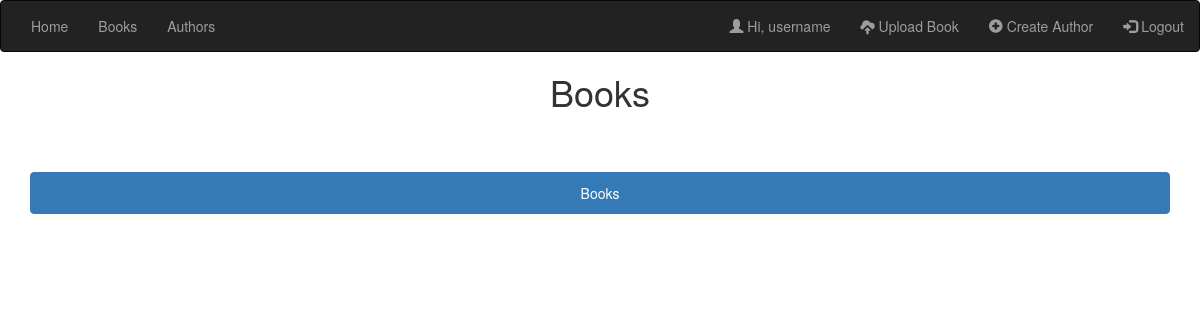
/all_books/ (signed in), run on an earlier commit of the app's database.
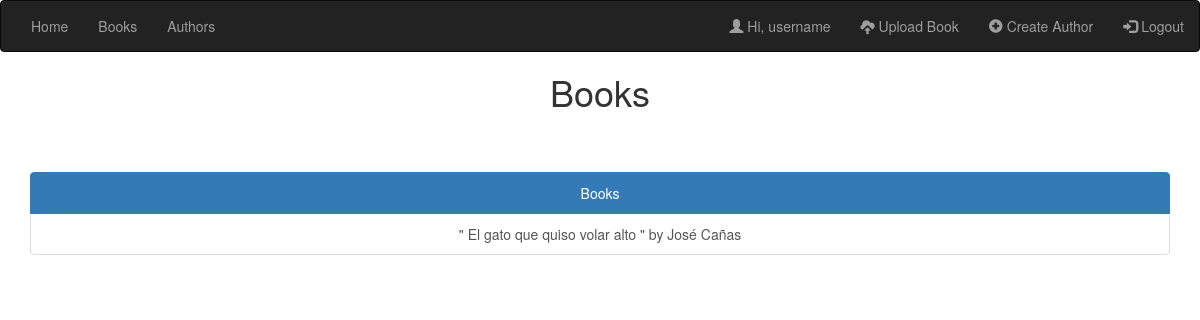
And on a later commit of the database.
### catalog/models.py (models this page shows, shortened)
class Book (models.Model):
    title = models.CharField(max_length=128, help_text="Write the title of the book")
    author = models.ForeignKey(Author, on_delete=models.SET_DEFAULT, default=1)
    summary = models.TextField(max_length=500, help_text="Write a brief summary of the book")
    isbn = models.CharField('ISBN', max_length=13, help_text="Write ISBN, 13 Characters")
    genre = models.ManyToManyField(Genre, help_text="Choose the genre")
    language = models.ManyToManyField(Language, help_text="Choose the language")
    date_published = models.DateField(null=True)
    picture = models.ImageField(default="default.png", null=False)
    user = models.ForeignKey(User, default=1, on_delete=models.CASCADE)

class Author(models.Model):
    first_name = models.CharField(max_length=32)
    second_name = models.CharField(max_length=32)
    native_language = models.ForeignKey(Language, on_delete=models.SET_NULL, null=True,
                                           help_text="Choose a language")
    user = models.ForeignKey(User, default=1, on_delete=models.CASCADE)
    def __str__(self):
        return '%s  %s' % (self.first_name, self.second_name)

### catalog/views.py (the view)
# urls.py: path('all_books/', views.libros, name='all_books'),
def libros(request):
    book = Book.objects.all().order_by('title')
    return render(request, 'nav/Libros.html', context={'book': book})

### templates/nav/Libros.html (shortened to what this page needs)
{% extends 'generic.html' %}
{% block content %}
     <h1 align="center" style="margin-bottom: 5%">Books</h1>
        <span vocab="http://schema.org/" typeof="Listitem">
            <div class="container" >
                <div class="list-group" align="center">
                 <a href="#" class="list-group-item active">Books</a>
                    {% for i in book %}
                    <a property="item" typeOf="Book" href="{% url 'book_detail' i.pk %}" class="list-group-item"><span property="name">" {{ i.title }} " by {{ i.author }}</span></a>
                    {% endfor %}
                </div>
            </div>
        </span>
{% endblock %}

What changed in the data, as far as the page shows it:
added Book: title "El gato que quiso volar alto", author "José Cañas"
